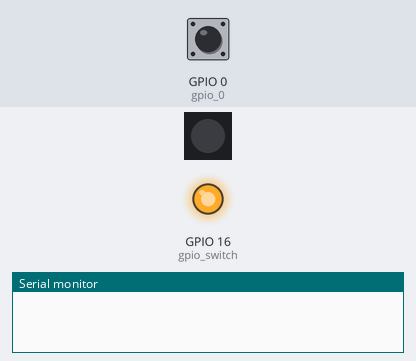
This sketch was run on a simulated ESP32. Shown: 1 RGB LEDs in strip order, left to right, output pins drawn as LEDs (lit = HIGH), the last lines printed to the serial monitor. Dashed ring = blinking. The inputs (shaded band) are chosen by the test bench; at power-on: GPIO 0 (gpio_0) HIGH. Dim RGB values are drawn brighter than linear; WiFi joins after 1.5 s; servers stay silent unless stated; random numbers use the default seed unless the sketch sets one.

Above: at 1.2 s.
1.3 s: GPIO 0 (gpio_0) pulsed LOW 5 times (0.12 s each, 0.3 s apart)
At 1.9 s:
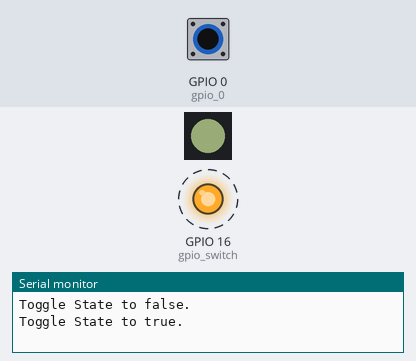
At 2.5 s:
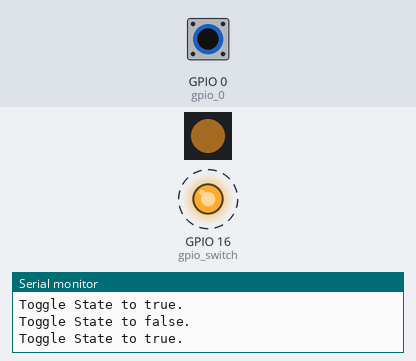
4.3 s: GPIO 0 (gpio_0) pulsed LOW 2 times (0.12 s each, 0.3 s apart)
At 4.6 s:
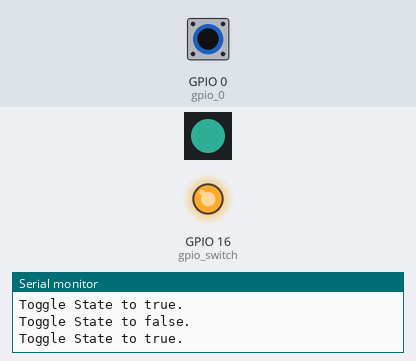
Timing chart, 0 to 7.3 s (numbered marks = the images above; inputs shaded):
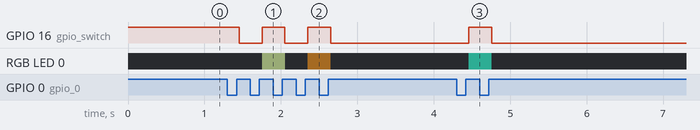

Measured:
- after the input at 1.3 s, GPIO 16 (gpio_switch): alternates HIGH for 0.30 s and LOW for 0.30 s, 5 changes in all, then stays LOW, starting after 0.15 s; RGB LED 0: off → RGB(43, 48, 33) after 0.45 s, → off 0.30 s later, → RGB(39, 25, 8) 0.30 s later, → off 0.30 s later
- after the input at 4.3 s, GPIO 16 (gpio_switch): LOW → HIGH after 0.16 s, → LOW 0.30 s later; RGB LED 0: off → RGB(13, 50, 43) after 0.16 s, → off 0.30 s later

The sketch:

RMakerSwitch.ino
```cpp
//This example demonstrates the ESP RainMaker with a standard Switch device.
#include "RMaker.h"
#include "WiFi.h"
#include "WiFiProv.h"
#include <Adafruit_NeoPixel.h>

#define DEFAULT_POWER_MODE true
const char *service_name = "PROV_LIGHTBAR2";
const char *pop = "1234";


#define LED_PIN 10
Adafruit_NeoPixel state_led(1, LED_PIN, NEO_GRB + NEO_KHZ800);
#define BRIGHTNESS 50

//GPIO for push button
#if CONFIG_IDF_TARGET_ESP32C3
static int gpio_0 = 9;
static int gpio_switch = 20;
#else
//GPIO for virtual device
static int gpio_0 = 0;
static int gpio_switch = 16;
#endif

/* Variable for reading pin status*/
bool switch_state = true;

//The framework provides some standard device types like switch, lightbulb, fan, temperaturesensor.
static Switch my_switch;

void sysProvEvent(arduino_event_t *sys_event)
{
    switch (sys_event->event_id) {
        case ARDUINO_EVENT_PROV_START:
#if CONFIG_IDF_TARGET_ESP32S2
        Serial.printf("\nProvisioning Started with name \"%s\" and PoP \"%s\" on SoftAP\n", service_name, pop);
        printQR(service_name, pop, "softap");
#else
        Serial.printf("\nProvisioning Started with name \"%s\" and PoP \"%s\" on BLE\n", service_name, pop);
        printQR(service_name, pop, "ble");
#endif
        break;
        default:;
    }
}

void write_callback(Device *device, Param *param, const param_val_t val, void *priv_data, write_ctx_t *ctx)
{
    const char *device_name = device->getDeviceName();
    const char *param_name = param->getParamName();

    if(strcmp(param_name, "Power") == 0) {
        Serial.printf("Received value = %s for %s - %s\n", val.val.b? "true" : "false", device_name, param_name);
        switch_state = val.val.b;
        if(switch_state == false){
          digitalWrite(gpio_switch, LOW);
          state_led.setPixelColor(0, state_led.Color(0,0,0));
          state_led.show();
        } else{
          digitalWrite(gpio_switch, HIGH);
          state_led.setPixelColor(0, state_led.Color(int(random(256)),int(random(256)),int(random(256))));
          state_led.show();
        }
        param->updateAndReport(val);
    }
}

void setup()
{
    Serial.begin(115200);
    pinMode(gpio_0, INPUT);
    pinMode(gpio_switch, OUTPUT);
    digitalWrite(gpio_switch, DEFAULT_POWER_MODE);
    state_led.begin();           // INITIALIZE NeoPixel strip object (REQUIRED)
    state_led.show();            // Turn OFF all pixels ASAP
    state_led.setBrightness(BRIGHTNESS);

    Node my_node;
    my_node = RMaker.initNode("ESP RainMaker Node towel");

    //Initialize switch device
    my_switch = Switch("超音波引導燈", &gpio_switch);

    //Standard switch device
    my_switch.addCb(write_callback);

    //Add switch device to the node
    my_node.addDevice(my_switch);

    //This is optional
    RMaker.enableOTA(OTA_USING_PARAMS);
    //If you want to enable scheduling, set time zone for your region using setTimeZone().
    //The list of available values are provided here https://rainmaker.espressif.com/docs/time-service.html
    // RMaker.setTimeZone("Asia/Shanghai");
    // Alternatively, enable the Timezone service and let the phone apps set the appropriate timezone
    RMaker.enableTZService();

    RMaker.enableSchedule();

    RMaker.start();

    WiFi.onEvent(sysProvEvent);
#if CONFIG_IDF_TARGET_ESP32S2
    WiFiProv.beginProvision(WIFI_PROV_SCHEME_SOFTAP, WIFI_PROV_SCHEME_HANDLER_NONE, WIFI_PROV_SECURITY_1, pop, service_name);
#else
    WiFiProv.beginProvision(WIFI_PROV_SCHEME_BLE, WIFI_PROV_SCHEME_HANDLER_FREE_BTDM, WIFI_PROV_SECURITY_1, pop, service_name);
#endif
}

void loop()
{
    if(digitalRead(gpio_0) == LOW) { //Push button pressed

        // Key debounce handling
        delay(100);
        int startTime = millis();
        while(digitalRead(gpio_0) == LOW) delay(50);
        int endTime = millis();

        if ((endTime - startTime) > 10000) {
          // If key pressed for more than 10secs, reset all
          Serial.printf("Reset to factory.\n");
          RMakerFactoryReset(2);
        } else if ((endTime - startTime) > 3000) {
          Serial.printf("Reset Wi-Fi.\n");
          // If key pressed for more than 3secs, but less than 10, reset Wi-Fi
          RMakerWiFiReset(2);
        } else {
          // Toggle device state
          switch_state = !switch_state;
          if(switch_state == false){
            digitalWrite(gpio_switch, LOW);
            state_led.setPixelColor(0, state_led.Color(0,0,0));
            state_led.show();
          } else{
            digitalWrite(gpio_switch, HIGH);
            state_led.setPixelColor(0, state_led.Color(int(random(256)),int(random(256)),int(random(256))));
            state_led.show();
          }
          Serial.printf("Toggle State to %s.\n", switch_state ? "true" : "false");
          my_switch.updateAndReportParam(ESP_RMAKER_DEF_POWER_NAME, switch_state);
      }
    }
    delay(100);
}
```
